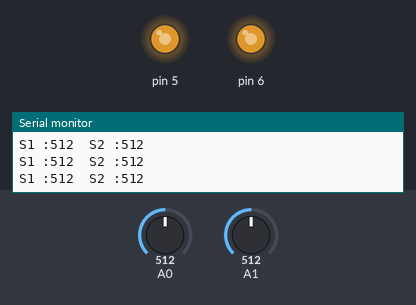
A sketch run on a simulated Arduino Uno, built with avr-gcc and run on an emulated ATmega328P. Parts: output pins drawn as LEDs (lit = HIGH), the last lines printed to the serial monitor. The inputs (shaded band) are chosen by the test bench; at power-on: A0 = 512, A1 = 512.

Above: at 0.8 s.
0.9 s: A0 set to 465
3.9 s: A0 set to 442
At 5.1 s:
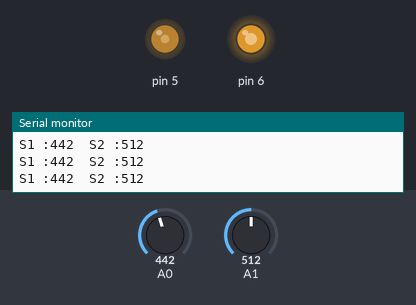
5.4 s: A1 set to 457
8.4 s: A1 set to 440
At 8.9 s:
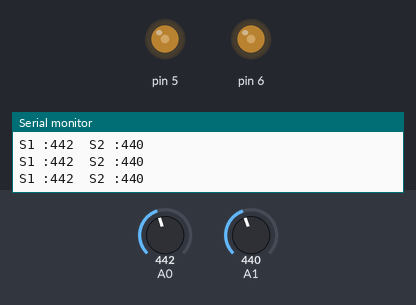
9.9 s: A0 set to 1023
At 11.1 s:
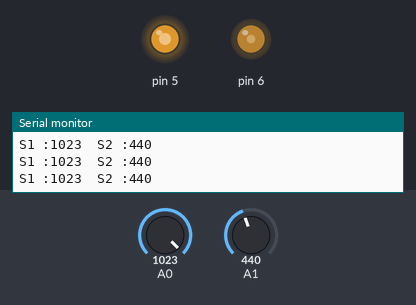
11.4 s: A0 set to 306
At 12.3 s:
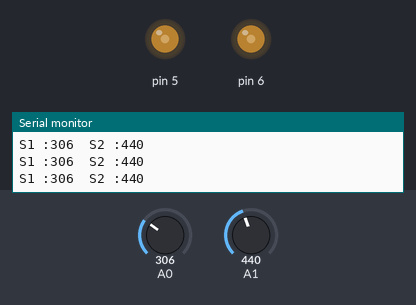
Timing chart, 0 to 13.9 s (numbered marks = the images above; inputs shaded):
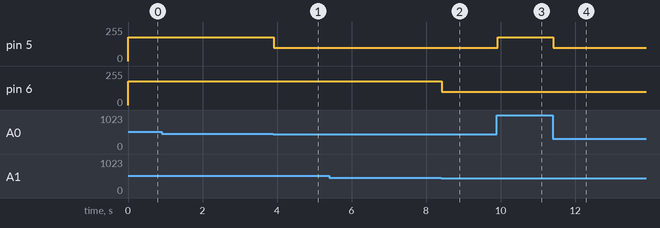

Measured:
- the behaviour switches between 451 and 450 on A0 (found by bisection; images 0 and 1)
- the behaviour switches between 451 and 450 on A1 (found by bisection; images 1 and 2)
- after the input at 3.9 s, pin 5: 180/255 → 100/255 at once
- after the input at 8.4 s, pin 6: 180/255 → 100/255 at once
- after the input at 9.9 s, pin 5: 100/255 → 180/255 at once
- after the input at 11.4 s, pin 5: 180/255 → 100/255 at once

The sketch:

main.ino
```cpp
#include <Arduino_FreeRTOS.h>
/*  A0 -> 2 // SENSOR 1
 *  A1 -> 3 // SENSOR 2
 *  6 -> 7
 *  5 -> 1
 */
void TarefaPeriodicaM1( void *pvParameters );
void TarefaPeriodicaM2( void *pvParameters );
void TarefaPeriodica1( void *pvParameters );

int sensor1,sensor2;

void setup(){
  pinMode(6, OUTPUT);
  pinMode(5, OUTPUT);
  // put your setup code here, to run once:
  Serial.begin(9600);
   xTaskCreate(
    TarefaPeriodicaM1
    ,  (const portCHAR *)"TarefaP"   // A name just for humans
    ,  128  // This stack size can be checked & adjusted by reading the Stack Highwater
    ,  NULL
    ,  3
    ,  NULL );

       xTaskCreate(
    TarefaPeriodicaM2
    ,  (const portCHAR *)"TarefaP"   // A name just for humans
    ,  128  // This stack size can be checked & adjusted by reading the Stack Highwater
    ,  NULL
    ,  3
    ,  NULL );


    xTaskCreate(
    TarefaPeriodica1
    ,  (const portCHAR *)"TarefaP"   // A name just for humans
    ,  128  // This stack size can be checked & adjusted by reading the Stack Highwater
    ,  NULL
    ,  3
    ,  NULL );

    vTaskStartScheduler();

}

void loop(){
  // put your main code here, to run repeatedly:
}

void  TarefaPeriodicaM1 (void *pvParameters){
  TickType_t proxTime;
  int x = 450;
  proxTime = xTaskGetTickCount();
  while(1){
    if (sensor1 > x){
      analogWrite(5, 180);
    }
    else{
      analogWrite(5, 100);
    }
    //Tarefe periódica com período de 500ms
    vTaskDelayUntil(&proxTime, (10/portTICK_PERIOD_MS));
  }
}

void  TarefaPeriodicaM2 (void *pvParameters){
  TickType_t proxTime;
  int x = 450;
  proxTime = xTaskGetTickCount();
  while(1){
    if (sensor2 > x){
      analogWrite(6, 180);
    }
    else{
      analogWrite(6, 100);
    }
    //Tarefe periódica com período de 500ms
    vTaskDelayUntil(&proxTime, (10/portTICK_PERIOD_MS));
  }
}

void  TarefaPeriodica1 (void *pvParameters){


  TickType_t proxTime;

  proxTime = xTaskGetTickCount();

  while(1){

    //Implementar a lógica da tarefa
    Serial.print("S1 :");
    Serial.print(analogRead(A0));
    sensor1 = analogRead(A0);
    Serial.print("\tS2 :");
    sensor2 = analogRead(A1);
    Serial.println(sensor2);


              //Tarefe periódica com período de 500ms
    vTaskDelayUntil(&proxTime, (10/portTICK_PERIOD_MS));
  }
}
```
